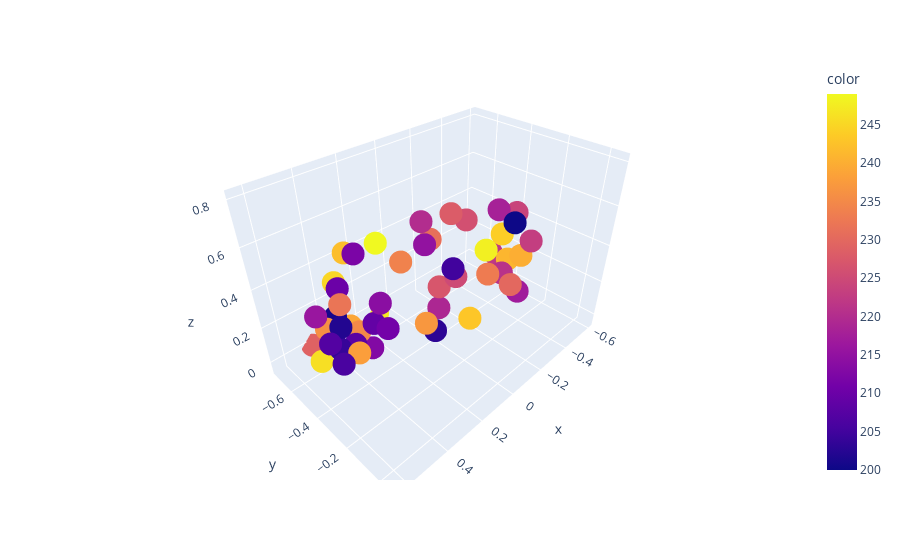

Notebook code cell kept with this figure:
### Markdown cell above
----Creating custom text embedding model---

### Code cell
import numpy as np
import pandas as pd
import os
import gensim

# nltk.download('all')

# Step 1: Tokenise words and sentences

# Use nltk's punkt tokenizer for sentence tokenization
from nltk import sent_tokenize

story = []

got_path = "C:\\Sudhindra\\GenAI\\genai_learn\\GOT"

for file_name in os.listdir(got_path):
    file_path = os.path.join(got_path, file_name)
    with open(file_path, "r", encoding="unicode_escape") as f:
        corpus = f.read()
        raw_sentences = sent_tokenize(corpus)
        for sentence in raw_sentences:
                # Tokenize the sentence using simple_preprocess
            tokens = simple_preprocess(sentence)
                # Append tokens to the story list
            story.append(tokens)

print("Number of sentences in the story:", len(story))

# 2. Train the model

# Use gensim's simple_preprocess for tokenization
from gensim.utils import simple_preprocess

model = gensim.models.Word2Vec(window=10, min_count=5, vector_size=150) # window is context size, min_count is minimum frequency of words to be considered, vector_size is the size of the word vectors
model.build_vocab(story)

print(model.corpus_count)

model.train(story, total_examples=model.corpus_count, epochs=model.epochs)

# model.save("word2vec_got.model")  # Save the model

# 3. compressing the model from vector size of 150 to 3

# Use sklearn's PCA for dimensionality reduction
from sklearn.decomposition import PCA

vectors = model.wv.get_normed_vectors()  # Get the normalized vectors
pca = PCA(n_components=3)  # Initialize PCA for 2D projection
x = pca.fit_transform(vectors)  # Fit PCA to the vectors
print(x.shape)  # Print the shape of the transformed vectors

# 4. Plotting the vectors

# Use matplotlib for plotting

import plotly.express as px
# Define a dummy variable for color (e.g., cluster labels or categories)
# Here, we use a simple range as an example
y = np.arange(len(x))

# Adjust the slicing to ensure it is within bounds
fig = px.scatter_3d(
    x=x[200:250, 0], 
    y=x[200:250, 1], 
    z=x[200:250, 2], 
    color=y[200:250]
)
fig.show()


# print(len(model.wv["king"]),len(model.wv["queen"]))  # Get the vector for the word "king"

# similar = model.wv.most_similar("king", topn=5)  # Find the most similar words to "king"
# print("Most similar words to 'king':")
# for similar_word, similarity in similar:
#     print(f"{similar_word}: {similarity}")

### Figure 1 — Plotly figure (JSON) as saved in the notebook; plotly's stock layout.template omitted (floating-point values rounded to 4 significant figures)
{"data": [{"hovertemplate": "x=%{x}<br>y=%{y}<br>z=%{z}<br>color=%{marker.color}<extra></extra>", "legendgroup": "", "marker": {"color": [200, 201, 202, 203, 204, 205, 206, 207, 208, 209, 210, 211, 212, 213, 214, 215, 216, 217, 218, 219, 220, 221, 222, 223, 224, 225, 226, 227, 228, 229, 230, 231, 232, 233, 234, 235, 236, 237, 238, 239, 240, 241, 242, 243, 244, 245, 246, 247, 248, 249], "coloraxis": "coloraxis", "symbol": "circle"}, "mode": "markers", "name": "", "scene": "scene", "showlegend": false, "type": "scatter3d", "x": [-0.2275, 0.4494, 0.544, 0.2726, 0.561, 0.06297, 0.5989, 0.5949, 0.5104, 0.442, 0.5185, 0.4912, 0.4249, 0.4417, 0.4148, 0.22, 0.6272, -0.3917, -0.2953, -0.1007, 0.2997, -0.01828, -0.5937, -0.2883, -0.512, -0.07486, -0.4002, -0.1392, -0.04948, 0.4696, 0.06401, 0.08415, 0.601, 0.05496, 0.1763, 0.4722, 0.5567, 0.3376, 0.527, 0.3527, -0.3359, -0.4415, 0.2735, -0.1776, -0.3174, 0.3724, 0.4943, 0.08848, -0.2425, 0.1243], "y": [-0.154, -0.5121, -0.32, -0.1103, -0.316, -0.2235, -0.2417, -0.3215, -0.2896, -0.2575, -0.3492, -0.1104, -0.3666, -0.2834, -0.2456, -0.2164, -0.3324, -0.2207, -0.2933, -0.4709, -0.1445, -0.04547, -0.5289, -0.1068, -0.3518, -0.3363, -0.5772, -0.507, -0.3464, -0.7234, 0.05922, -0.3303, -0.2076, -0.05307, -0.409, -0.3136, -0.4042, -0.08874, -0.2449, -0.5644, -0.1828, -0.3325, -0.6725, -0.3325, -0.2825, -0.6206, -0.6112, -0.7237, -0.309, -0.6407], "z": [0.5859, 0.2774, 0.3996, 0.3446, 0.3073, 0.4669, 0.3091, 0.3507, 0.3137, 0.3936, 0.545, 0.4928, 0.6391, 0.2535, 0.4797, 0.6529, 0.4915, 0.1081, 0.5668, 0.02736, 0.8086, 0.4951, 0.08839, 0.4927, 0.4466, 0.2996, 0.3603, 0.1167, 0.623, -0.01122, 0.5389, 0.5662, 0.6023, 0.523, 0.4639, 0.3363, 0.3456, 0.4344, 0.3119, 0.1337, 0.362, 0.2205, 0.4309, -0.003238, 0.4395, 0.3518, -0.01772, -0.04487, 0.3752, 0.4278]}], "layout": {"coloraxis": {"colorbar": {"title": {"text": "color"}}, "colorscale": [[0, "#0d0887"], [0.1111, "#46039f"], [0.2222, "#7201a8"], [0.3333, "#9c179e"], [0.4444, "#bd3786"], [0.5556, "#d8576b"], [0.6667, "#ed7953"], [0.7778, "#fb9f3a"], [0.8889, "#fdca26"], [1, "#f0f921"]]}, "legend": {"tracegroupgap": 0}, "margin": {"t": 60}, "scene": {"domain": {"x": [0, 1], "y": [0, 1]}, "xaxis": {"title": {"text": "x"}}, "yaxis": {"title": {"text": "y"}}, "zaxis": {"title": {"text": "z"}}}}}
